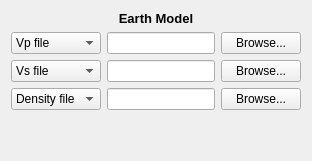
      <widget class="QWidget" name="earthModelTab">
       <attribute name="title">
        <string>Earth Model</string>
       </attribute>
       <layout class="QGridLayout" name="gridLayout_19">
        <item row="0" column="0" colspan="2">
         <layout class="QHBoxLayout" name="horizontalLayout_24">
          <item>
           <widget class="QLabel" name="earth_model_label">
            <property name="text">
             <string>&lt;!DOCTYPE HTML PUBLIC &quot;-//W3C//DTD HTML 4.0//EN&quot; &quot;http://www.w3.org/TR/REC-html40/strict.dtd&quot;&gt;
&lt;html&gt;&lt;head&gt;&lt;meta name=&quot;qrichtext&quot; content=&quot;1&quot; /&gt;&lt;style type=&quot;text/css&quot;&gt;
p, li { white-space: pre-wrap; }
&lt;/style&gt;&lt;/head&gt;&lt;body style=&quot; font-family:'Sans Serif'; font-size:10pt; font-weight:400; font-style:normal;&quot;&gt;
&lt;p style=&quot; margin-top:0px; margin-bottom:0px; margin-left:0px; margin-right:0px; -qt-block-indent:0; text-indent:0px;&quot;&gt;&lt;span style=&quot; font-weight:600;&quot;&gt;Earth Model&lt;/span&gt;&lt;/p&gt;&lt;/body&gt;&lt;/html&gt;</string>
            </property>
            <property name="alignment">
             <set>Qt::AlignCenter</set>
            </property>
           </widget>
          </item>
         </layout>
        </item>
        <item row="1" column="0" colspan="2">
         <layout class="QGridLayout" name="gridLayout_18">
          <item row="0" column="0">
           <widget class="QComboBox" name="vpComboBox">
            <property name="toolTip">
             <string>&lt;qt&gt;3D grid file, giving Vp or AI. These can not be given together.</string>
            </property>
            <property name="maxVisibleItems">
             <number>2</number>
            </property>
            <item>
             <property name="text">
              <string>Vp file</string>
             </property>
            </item>
            <item>
             <property name="text">
              <string>AI file</string>
             </property>
            </item>
           </widget>
          </item>
          <item row="0" column="1">
           <widget class="QLineEdit" name="earthVpAiLineEdit">
            <property name="toolTip">
             <string>&lt;qt&gt;3D grid file, giving Vp or AI for the earth model. These two can not be given together.</string>
            </property>
           </widget>
          </item>
          <item row="0" column="2">
           <widget class="QPushButton" name="earthVpAiBrowsePushButton">
            <property name="toolTip">
             <string>&lt;qt&gt;3D grid file, giving Vp or AI. These can not be given together.</string>
            </property>
            <property name="text">
             <string>Browse...</string>
            </property>
           </widget>
          </item>
          <item row="1" column="0">
           <widget class="QComboBox" name="vsComboBox">
            <property name="toolTip">
             <string>&lt;qt&gt;3D grid file, giving Vs, SI or Vp/Vs ratio for the earth model. These three can not be given together.</string>
            </property>
            <property name="maxVisibleItems">
             <number>3</number>
            </property>
            <item>
             <property name="text">
              <string>Vs file</string>
             </property>
            </item>
            <item>
             <property name="text">
              <string>SI file</string>
             </property>
            </item>
            <item>
             <property name="text">
              <string>Vp/Vs file</string>
             </property>
            </item>
           </widget>
          </item>
          <item row="1" column="1">
           <widget class="QLineEdit" name="earthVsSiVpVsLineEdit">
            <property name="toolTip">
             <string>&lt;qt&gt;3D grid file, giving Vs, SI or Vp/Vs ratio for the earth model. These three can not be given together.</string>
            </property>
           </widget>
          </item>
          <item row="1" column="2">
           <widget class="QPushButton" name="earthVsSiVpVsBrowsePushButton">
            <property name="toolTip">
             <string>&lt;qt&gt;3D grid file, giving Vs, SI or Vp/Vs ratio for the earth model. These three can not be given together.</string>
            </property>
            <property name="text">
             <string>Browse...</string>
            </property>
           </widget>
          </item>
          <item row="2" column="1">
           <widget class="QLineEdit" name="earthDensityLineEdit">
            <property name="toolTip">
             <string>&lt;qt&gt;3D grid file, giving density for the earth model.</string>
            </property>
           </widget>
          </item>
          <item row="2" column="2">
           <widget class="QPushButton" name="earthDensityBrowsePushButton">
            <property name="toolTip">
             <string>&lt;qt&gt;3D grid file, giving density for the earth model.</string>
            </property>
            <property name="text">
             <string>Browse...</string>
            </property>
           </widget>
          </item>
          <item row="2" column="0">
           <widget class="QComboBox" name="densityComboBox">
            <property name="toolTip">
             <string>&lt;qt&gt;3D grid file, giving density for the earth model.</string>
            </property>
            <property name="maxVisibleItems">
             <number>1</number>
            </property>
            <item>
             <property name="text">
              <string>Density file</string>
             </property>
            </item>
           </widget>
          </item>
         </layout>
        </item>
        <item row="2" column="1">
         <spacer>
          <property name="orientation">
           <enum>Qt::Vertical</enum>
          </property>
          <property name="sizeHint" stdset="0">
           <size>
            <width>20</width>
            <height>40</height>
           </size>
          </property>
         </spacer>
        </item>
       </layout>
      </widget>
